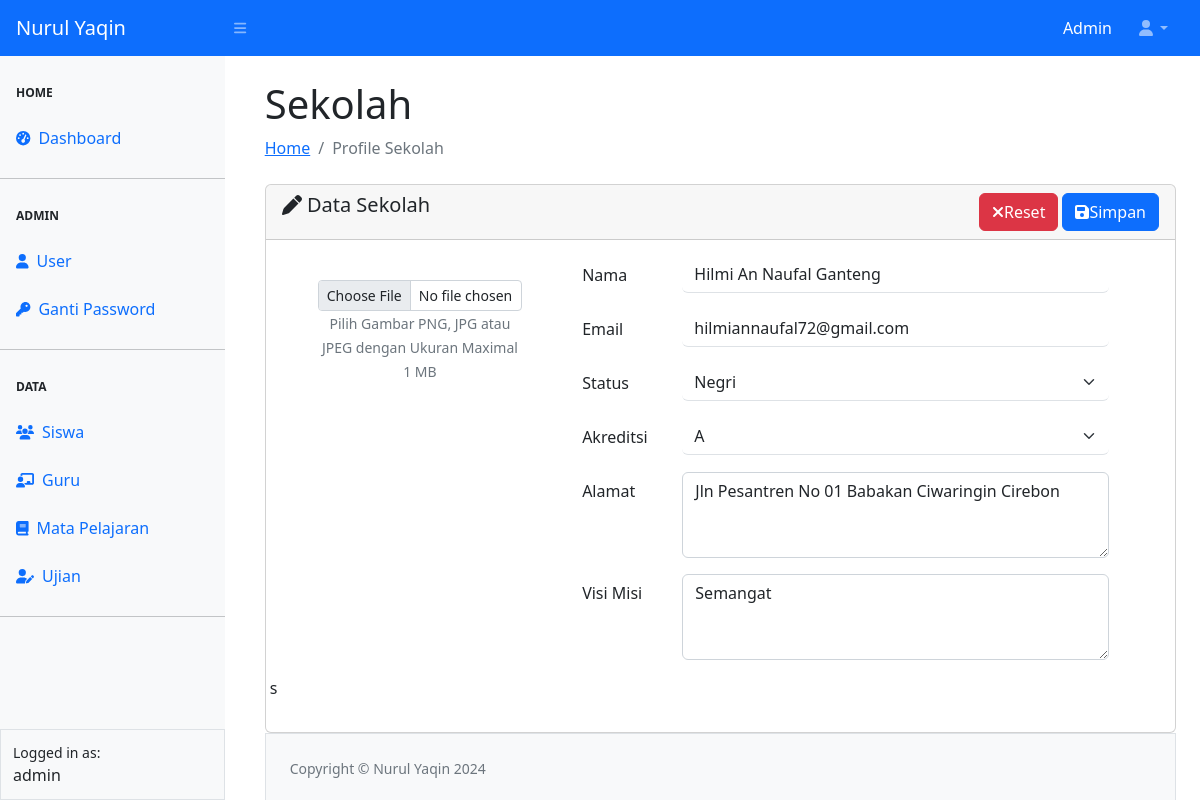
The page /school/profile-sekolh.php (signed in) on the database its author committed.
### tables this page shows
CREATE TABLE `tbl_sekolah` (
  `id` int(11) NOT NULL,
  `nama` varchar(128) NOT NULL,
  `alamat` varchar(128) NOT NULL,
  `akreditasi` char(1) NOT NULL,
  `status` varchar(100) NOT NULL,
  `email` varchar(100) NOT NULL,
  `visimisi` varchar(256) NOT NULL,
  `gambar` varchar(100) NOT NULL
);

### school/profile-sekolh.php (the view, shortened to what this page needs)
<?php
require_once "../config.php";
require_once "../templates/header.php";
require_once "../templates/navbar.php";
require_once "../templates/sidebar.php";
$sekolah = mysqli_query($koneksi, "SELECT * FROM tbl_sekolah WHERE id=2");
$data = mysqli_fetch_assoc($sekolah);
?>
<div id="layoutSidenav_content">
                <main>
                    <div class="container-fluid px-4">
                        <h1 class="mt-4">Sekolah</h1>
                        <ol class="breadcrumb mb-4">
                            <li class="breadcrumb-item "><a href="../index.php">Home</a></li>
                            <li class="breadcrumb-item active">Profile Sekolah</li>
                        </ol>
                        <form action="proses-sekolah.php" method="post" enctype="multipart/form-data">
                        <div class="card">
                        <div class="card-header">
                            <span class="h5"> <i class="fa-solid fa-pen"></i> Data Sekolah</span>
                            <button type="submit" name="simpan" class="btn btn-primary float-end"> <i class="fa-solid fa-floppy-disk"></i>Simpan</button>
                            <button type="submit" name="reset" class="btn btn-danger float-end me-1"><i class="fa-solid fa-xmark"></i>Reset</button>
                        </div>
                        <div class="card-body">
                            <div class="mb-3 row">
                                <div class="col-4 text-center px-5">
                                    <input type="file" name="image" class="form-control form-control-sm">
                                    <small class="text-secondary">Pilih Gambar PNG, JPG atau JPEG dengan Ukuran Maximal 1 MB</small>
                                </div>
                                <div class="col-8">
                                <div class="mb-3 row" ">
                                    <label for="nama" class="col-sm-2 col-form-label">Nama</label>
                                    <label for="nama" class="col-sm-1 col-form-label">:</label>
                                    <div class="col-sm-9">
                                    <input type="text" style="margin-left: -50px;" name="nama"  class="form-control border-0 border-bottom" id="nama" value="<?= $data['nama'] ?>" required placeholder="Nama Sekolah">
                                    </div>
                                </div>
                                <div class="mb-3 row" ">
                                    <label for="email" class="col-sm-2 col-form-label">Email</label>
                                    <label for="email" class="col-sm-1 col-form-label">:</label>
                                    <div class="col-sm-9">
                                    <input type="email" style="margin-left: -50px;" name="email" class="form-control border-0 border-bottom" id="email" value="<?= $data['email'] ?>" required placeholder="Email Sekolah">
                                    </div>
                                </div>
                                <div class="mb-3 row" ">
                                    <label for="status" class="col-sm-2 col-form-label">Status</label>
                                    <label for="status" class="col-sm-1 col-form-label">:</label>
                                 <div class="col-sm-9" style="margin-left: -50px;">
                                    <select name="status" class="form-select border-0 border-bottom" required id="status">
                                         <option value="Negri">Negri</option>
                                    </select>
                                 </div>
                                </div>
                                <div class="mb-3 row" ">
                                    <label for="akreditasi" class="col-sm-2 col-form-label">Akreditsi</label>
                                    <label for="akreditasi" class="col-sm-1 col-form-label">:</label>
                                 <div class="col-sm-9" style="margin-left: -50px;">
                                    <select name="akreditasi" class="form-select border-0 border-bottom" required id="akreditasi">
                                         <option value="A">A</option>
                                    </select>
                                 </div>
                                </div>
                                <div class="mb-3 row" ">
                                    <label for="alamat" class="col-sm-2 col-form-label">Alamat</label>
                                    <label for="alamat" class="col-sm-1 col-form-label">:</label>
                                 <div class="col-sm-9" style="margin-left: -50px;">
                                    <textarea name="alamat" class="form-control" required id="alamat" cols="30" rows="3"><?= $data['alamat'] ?></textarea>
                                 </div>
                                </div>
                                <div class="mb-3 row" ">
                                    <label for="visimisi" class="col-sm-2 col-form-label">Visi Misi</label>
                                    <label for="visimisi" class="col-sm-1 col-form-label">:</label>
                                 <div class="col-sm-9" style="margin-left: -50px;">
                                    <textarea name="visimisi" class="form-control" required id="visimisi" cols="30" rows="3"><?= $data['visimisi'] ?></textarea>
                                 </div>
                                </div>
                                </div>s
                            </div>
                        </div>
                        </form>
                        </div>
<?php
require_once "../templates/footer.php";
?>

### rows shown on the page
tbl_sekolah: nama "Hilmi An Naufal Ganteng", email "hilmiannaufal72@gmail.com", alamat "Jln Pesantren No 01 Babakan Ciwaringin Cirebon", visimisi "Semangat"

### other values the page prints
$_SESSION['ssUser'] "Admin"
$_SESSION['ssUser'] "admin"
